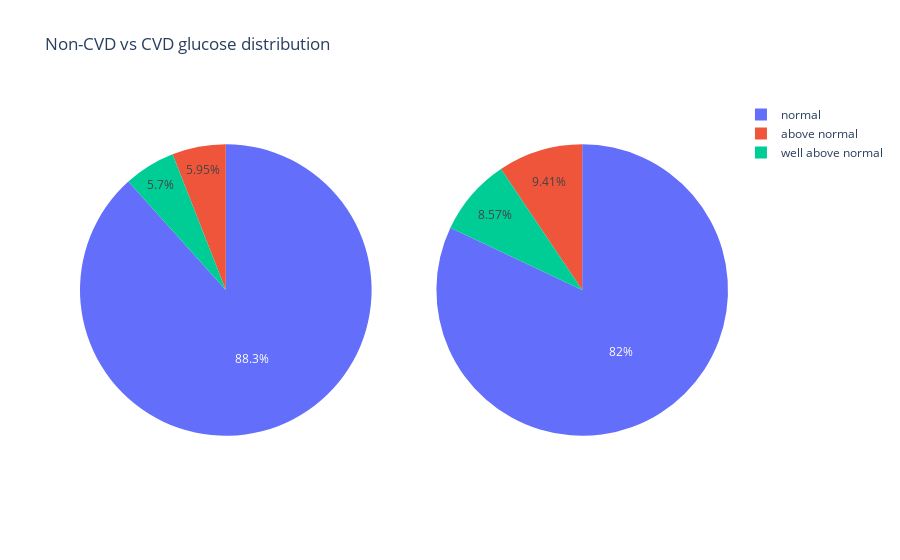

This figure's notebook cell:
### Markdown cell above
##### Glucose

### Code cell
#glucose
cvd = cleanedData.loc[cleanedData['cardio'] == 1, 'gluc'].copy()
non_cvd = cleanedData.loc[cleanedData['cardio'] == 0, 'gluc'].copy()

fig = make_subplots(rows=1, cols=2, specs=[[{"type": "pie"}, {"type": "pie"}]])

fig.update_layout(title_text="Non-CVD vs CVD glucose distribution", template="plotly_white")
fig.add_trace(go.Pie(values=non_cvd.value_counts().values,labels=['normal' ,'above normal', 'well above normal']),row=1, col=1)
fig.add_trace(go.Pie(values=cvd.value_counts().values,labels=['normal' ,'above normal', 'well above normal']),row=1, col=2)
fig.show()

### Figure 1 — Plotly figure (JSON) as saved in the notebook; plotly's stock layout.template omitted (floating-point values rounded to 4 significant figures)
{"data": [{"domain": {"x": [0, 0.45], "y": [0, 1]}, "labels": ["normal", "above normal", "well above normal"], "type": "pie", "values": [30231, 2037, 1950]}, {"domain": {"x": [0.55, 1], "y": [0, 1]}, "labels": ["normal", "above normal", "well above normal"], "type": "pie", "values": [27126, 3111, 2834]}], "layout": {"title": {"text": "Non-CVD vs CVD glucose distribution"}}}
